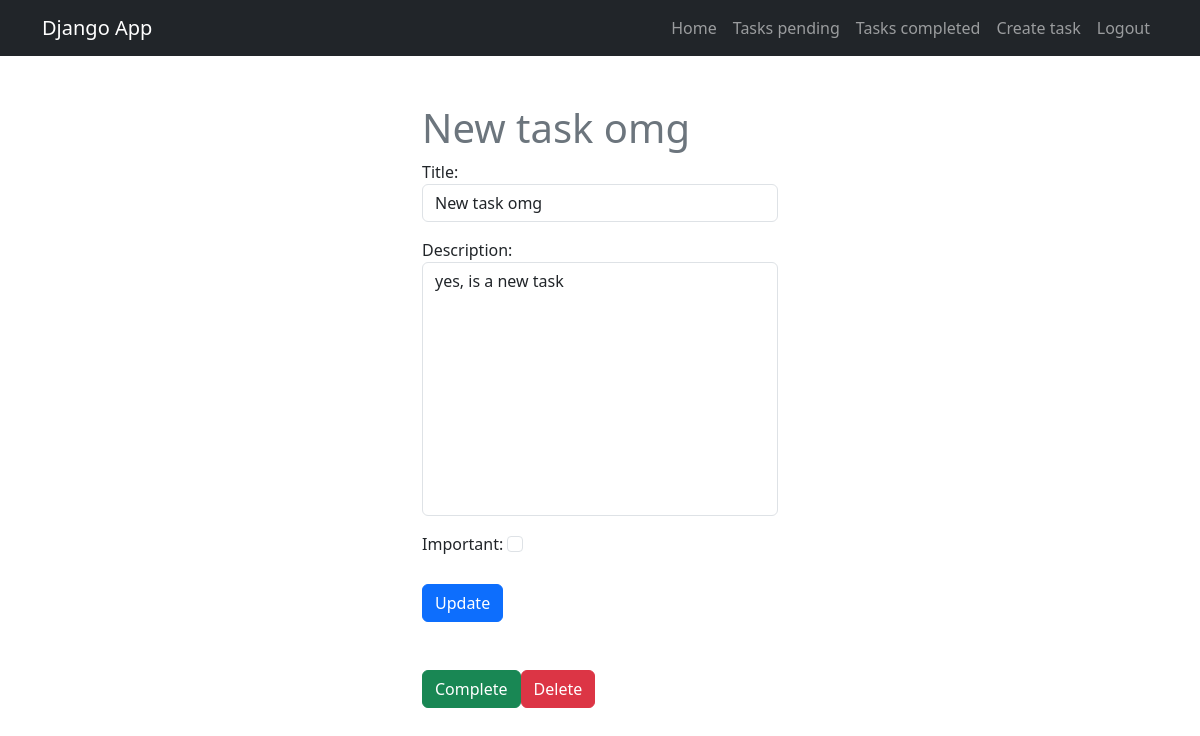
Page /tasks/4/ (signed in) on the earlier database version.
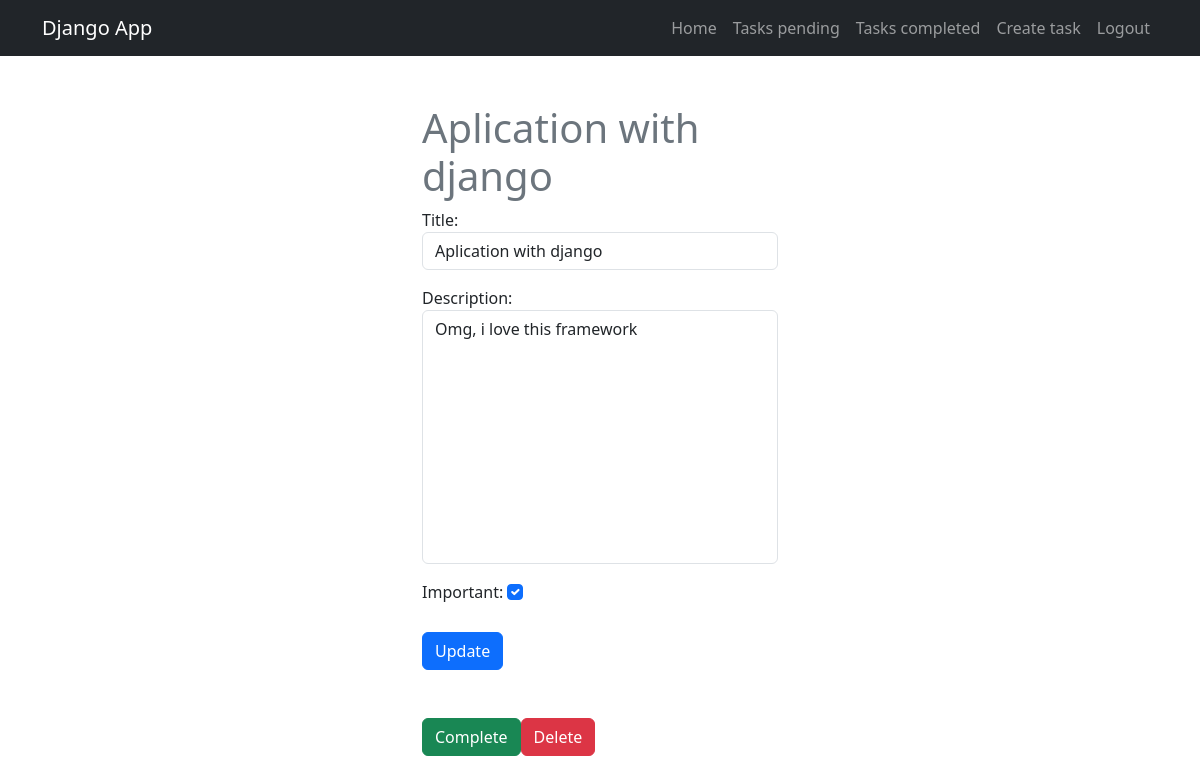
Same page on the later database version.
### tasks/models.py (models this page shows, shortened)
class Tasks(models.Model):
    title = models.CharField(max_length=100)
    description = models.TextField(blank=True)
    created = models.DateTimeField(auto_now_add=True)
    datecompleted = models.DateTimeField(null=True)
    important = models.BooleanField(default=False)
    user = models.ForeignKey(User, on_delete=models.CASCADE)

### tasks/views.py (the view, shortened to what this page needs)
# urls.py: path('tasks/<int:task_id>/', views.task_detail, name='task_detail'),
@login_required
def task_detail(request, task_id):
    if request.method == 'GET':
            task = get_object_or_404(Tasks, pk=task_id, user=request.user)
            form = TaskForm(instance=task)
            return render(request, 'task_detail.html', {
                'task': task,
                'form': form
            })

### tasks/form.py
class TaskForm(forms.ModelForm):
    class Meta:
        model = Tasks
        fields = ['title', 'description', 'important']
        widgets = {
            'title': forms.TextInput(attrs={'class': 'form-control mb-3', 'placeholder': 'Write a title'}),
            'description': forms.Textarea(attrs={'class': 'form-control mb-3', 'style': 'resize: none', 'placeholder': 'Write a description'}),
            'important': forms.CheckboxInput(attrs={'class': 'form-check-input m-auto mb-3 mt-1'}),
        }

### tasks/templates/task_detail.html (shortened to what this page needs)
{% extends 'base.html' %}
{% block content %}
    <main class="container">
        <div class="row">
            <div class="col-md-4 offset-md-4 mt-5">
                <h1 class="text-secondary">{{task.title}}</h1>
                <form method="POST">
                    {{form.as_p}}
                    <button class="btn btn-primary">
                        Update
                    </button>
                </form>
                <div class="d-flex mt-5">
                    <form action="{% url 'complete_task' task.id %}" method="POST">
                        <button class="btn btn-success">
                            Complete
                        </button>
                    </form>
                    <form action="{% url 'delete_task' task.id %}" method="POST">
                        <button class="btn btn-danger">
                            Delete
                        </button>
                    </form>
                </div>
            </div>
        </div>
    </main>
{% endblock %}

Differences in the rows shown:
changed Tasks: title "New task omg" → "Aplication with django"; description "yes, is a new task" → "Omg, i love this framework"; important "☐" → "☑"
